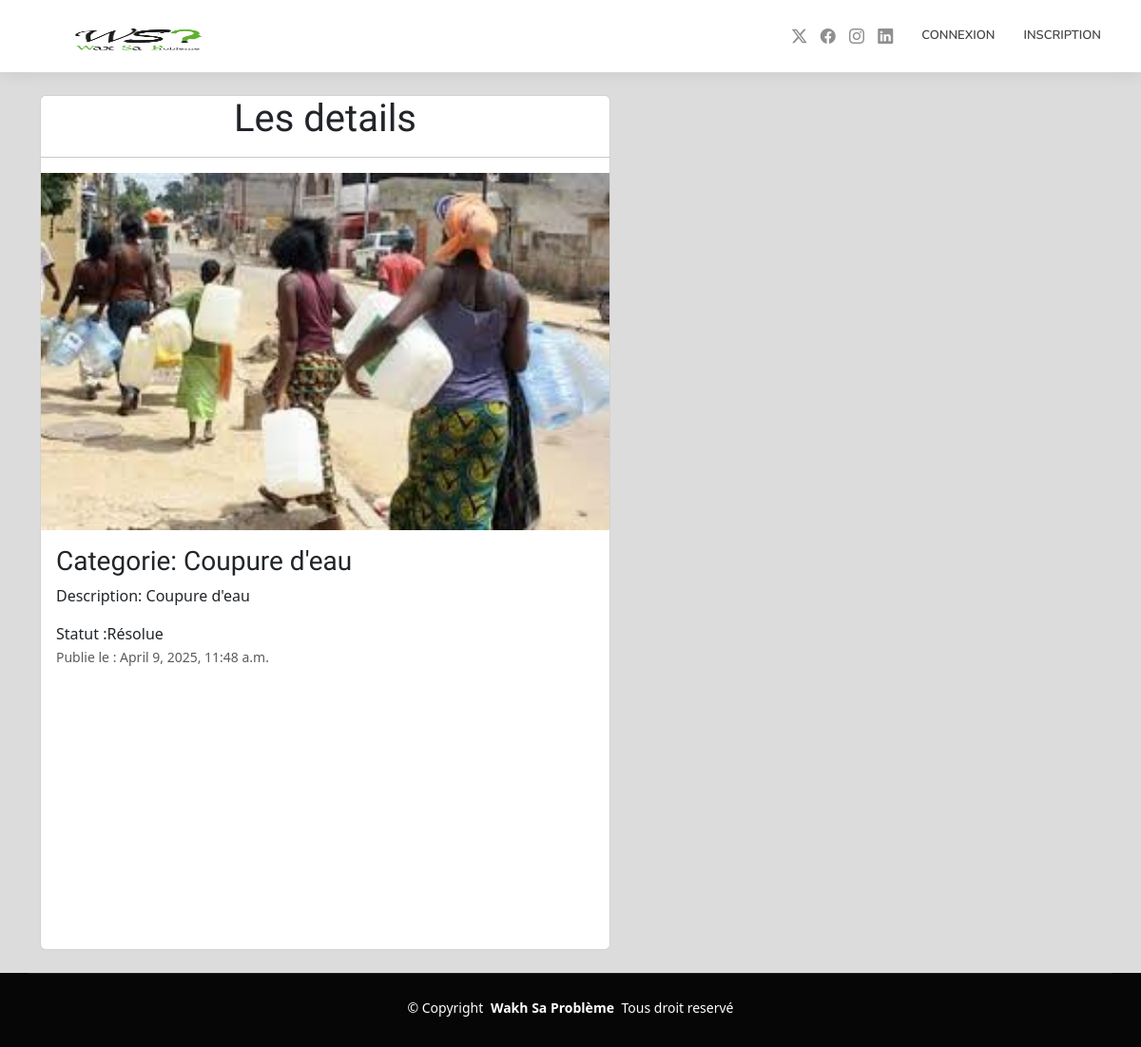
The page /details/2 on the database as committed earlier.
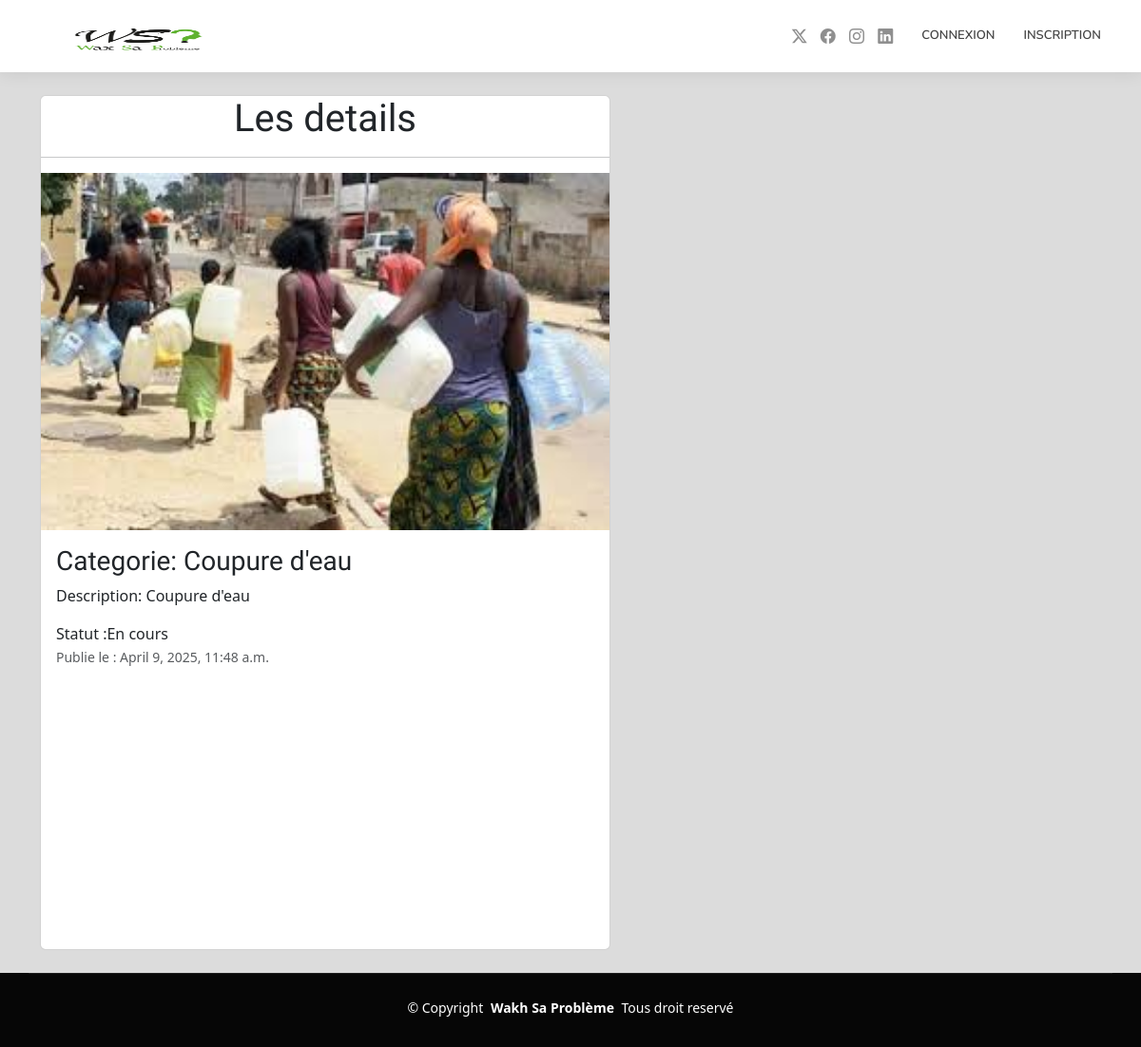
The same page on the database as committed later.
### plainte/models.py (models this page shows, shortened)
class Plainte(models.Model):
    STATUT = [('En attente', 'En attente'),('En cours', 'En cours'),('Résolue', 'Résolue')]
    CATEGORIES = [('Route endommagée', 'Route endommagée'),('Coupure d\'eau', 'Coupure d\'eau'),('Problème d\'électricité', 'Problème d\'électricité'),('autre', 'Autre')]
    LOCALITER=[('Dakar','Dakar'),('Thies','Thies'),('Mbour','Mbour'),('Saint-louis','Saint-louis'),('Sedhiou','Sedhiou'),('Tambacounda','Tambacounda'),('Louga','Louga')]
    citoyen = models.ForeignKey(User, on_delete=models.CASCADE)
    categorie = models.CharField(max_length=50, choices=CATEGORIES, null=True)
    Localiter= models.CharField(max_length=40, choices=LOCALITER, null=False)
    image=models.ImageField(upload_to='media/', blank=True, null=True)
    description = models.TextField()
    statut = models.CharField(max_length=20, choices=STATUT, default='En attente')
    date_creation = models.DateTimeField(auto_now_add=True)

### plainte/views.py (the view)
# urls.py: path("details/<int:id>", details, name='details'),
def details(request, id):
    plaintes = Plainte.objects.get(id=id)
    return render(request, 'details.html', {'plaintes': plaintes})

### plainte/templates/details.html (shortened to what this page needs)
{% extends 'base.html' %}
{% block content %}
<!DOCTYPE html>
<html lang="en">
<head>
    <link href="https://cdn.jsdelivr.net/npm/bootstrap@5.3.3/dist/css/bootstrap.min.css" rel="stylesheet">
</head>
<body>
    <div class="card mb-30 " style="width: 600px; height: 900px;">
        <div class="text-center">
            <h1>Les details </h1>
            <hr>
        </div>
        {% if plaintes.image %}
            <img src="{{ plaintes.image.url }}" alt="Image de la plainte" style="max-width: 100%;">
        {% else %}
            <p>Aucune image disponible</p>
        {% endif %}
        <div class="card-body">
          <h3 class="card-title">Categorie: {{ plaintes.categorie }}</h3>
          <p class="card-text">Description: {{ plaintes.description }}</p>
          <span class="card-text">Statut :{{ plaintes.statut }}</span>
          <p class="card-text"><small class="text-body-secondary">Publie le : {{ plaintes.date_creation }}</small></p>
        </div>
    </div>
</body>
</html>
{% endblock %}

Rows that differ between the two databases and show on the page:
changed Plainte "Coupure d'eau": statut "Résolue" → "En cours"
